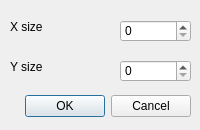
<?xml version="1.0" encoding="UTF-8"?>
<ui version="4.0">
 <class>ChangeMapSizeDialog</class>
 <widget class="QDialog" name="ChangeMapSizeDialog">
  <property name="geometry">
   <rect>
    <x>0</x>
    <y>0</y>
    <width>200</width>
    <height>130</height>
   </rect>
  </property>
  <property name="windowTitle">
   <string>Map Size Editor</string>
  </property>
  <widget class="QDialogButtonBox" name="buttonBox">
   <property name="geometry">
    <rect>
     <x>-150</x>
     <y>90</y>
     <width>341</width>
     <height>32</height>
    </rect>
   </property>
   <property name="orientation">
    <enum>Qt::Horizontal</enum>
   </property>
   <property name="standardButtons">
    <set>QDialogButtonBox::Cancel|QDialogButtonBox::Ok</set>
   </property>
  </widget>
  <widget class="QSpinBox" name="spnXSize">
   <property name="geometry">
    <rect>
     <x>120</x>
     <y>20</y>
     <width>71</width>
     <height>22</height>
    </rect>
   </property>
  </widget>
  <widget class="QSpinBox" name="spnYSize">
   <property name="geometry">
    <rect>
     <x>120</x>
     <y>60</y>
     <width>71</width>
     <height>22</height>
    </rect>
   </property>
  </widget>
  <widget class="QLabel" name="label">
   <property name="geometry">
    <rect>
     <x>10</x>
     <y>20</y>
     <width>47</width>
     <height>13</height>
    </rect>
   </property>
   <property name="text">
    <string>X size</string>
   </property>
  </widget>
  <widget class="QLabel" name="label_2">
   <property name="geometry">
    <rect>
     <x>10</x>
     <y>60</y>
     <width>47</width>
     <height>13</height>
    </rect>
   </property>
   <property name="text">
    <string>Y size</string>
   </property>
  </widget>
 </widget>
 <resources/>
 <connections>
  <connection>
   <sender>buttonBox</sender>
   <signal>accepted()</signal>
   <receiver>ChangeMapSizeDialog</receiver>
   <slot>accept()</slot>
   <hints>
    <hint type="sourcelabel">
     <x>248</x>
     <y>254</y>
    </hint>
    <hint type="destinationlabel">
     <x>157</x>
     <y>274</y>
    </hint>
   </hints>
  </connection>
  <connection>
   <sender>buttonBox</sender>
   <signal>rejected()</signal>
   <receiver>ChangeMapSizeDialog</receiver>
   <slot>reject()</slot>
   <hints>
    <hint type="sourcelabel">
     <x>316</x>
     <y>260</y>
    </hint>
    <hint type="destinationlabel">
     <x>286</x>
     <y>274</y>
    </hint>
   </hints>
  </connection>
 </connections>
</ui>
